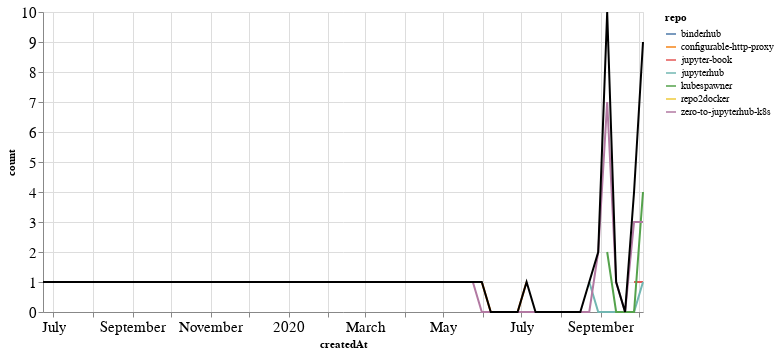

Notebook code for this chart:
### Markdown cell above
## PRs

### Code cell
prs_time = prs.groupby('repo').resample('W', on='createdAt').count()['author'].reset_index()
prs_time = prs_time.rename(columns={'author': 'count'})
prs_time_total = prs_time.groupby('createdAt').agg({"count": "sum"}).reset_index()

ch1 = alt.Chart(prs_time, width=600).mark_line().encode(
    x='createdAt',
    y='count',
    color='repo',
    tooltip="repo"
)

ch2 = alt.Chart(prs_time_total, width=600).mark_line(color="black").encode(
    x='createdAt',
    y='count',
)

ch1 + ch2

### Figure 1 — Vega-Lite specification as saved in the notebook (floating-point values rounded to 4 significant figures)
{"config": {"axisLeft": {"labelFontSize": 15}, "axisBottom": {"labelFontSize": 15}}, "layer": [{"data": {"name": "data-81da960ca20cc3ce1ededde0a09e458a"}, "mark": "line", "encoding": {"color": {"type": "nominal", "field": "repo"}, "tooltip": {"type": "nominal", "field": "repo"}, "x": {"type": "temporal", "field": "createdAt"}, "y": {"type": "quantitative", "field": "count"}}, "width": 600}, {"data": {"name": "data-358fb24823d5ca37bdc56bcbfbec36f4"}, "mark": {"type": "line", "color": "black"}, "encoding": {"x": {"type": "temporal", "field": "createdAt"}, "y": {"type": "quantitative", "field": "count"}}, "width": 600}], "$schema": "https://vega.github.io/schema/vega-lite/v4.8.1.json", "datasets": {"data-81da960ca20cc3ce1ededde0a09e458a": [{"repo": "binderhub", "createdAt": "2020-09-06T00:00:00", "count": 1}, {"repo": "configurable-http-proxy", "createdAt": "2020-05-31T00:00:00", "count": 1}, {"repo": "configurable-http-proxy", "createdAt": "2020-06-07T00:00:00", "count": 0}, {"repo": "configurable-http-proxy", "createdAt": "2020-06-14T00:00:00", "count": 0}, {"repo": "configurable-http-proxy", "createdAt": "2020-06-21T00:00:00", "count": 0}, {"repo": "configurable-http-proxy", "createdAt": "2020-06-28T00:00:00", "count": 0}, {"repo": "configurable-http-proxy", "createdAt": "2020-07-05T00:00:00", "count": 1}, {"repo": "jupyter-book", "createdAt": "2020-09-27T00:00:00", "count": 1}, {"repo": "jupyter-book", "createdAt": "2020-10-04T00:00:00", "count": 1}, {"repo": "jupyterhub", "createdAt": "2020-08-23T00:00:00", "count": 1}, {"repo": "jupyterhub", "createdAt": "2020-08-30T00:00:00", "count": 0}, {"repo": "jupyterhub", "createdAt": "2020-09-06T00:00:00", "count": 0}, {"repo": "jupyterhub", "createdAt": "2020-09-13T00:00:00", "count": 0}, {"repo": "jupyterhub", "createdAt": "2020-09-20T00:00:00", "count": 0}, {"repo": "jupyterhub", "createdAt": "2020-09-27T00:00:00", "count": 0}, {"repo": "jupyterhub", "createdAt": "2020-10-04T00:00:00", "count": 1}, {"repo": "kubespawner", "createdAt": "2020-09-06T00:00:00", "count": 2}, {"repo": "kubespawner", "createdAt": "2020-09-13T00:00:00", "count": 0}, {"repo": "kubespawner", "createdAt": "2020-09-20T00:00:00", "count": 0}, {"repo": "kubespawner", "createdAt": "2020-09-27T00:00:00", "count": 0}, {"repo": "kubespawner", "createdAt": "2020-10-04T00:00:00", "count": 4}, {"repo": "repo2docker", "createdAt": "2019-06-23T00:00:00", "count": 1}, {"repo": "zero-to-jupyterhub-k8s", "createdAt": "2020-05-24T00:00:00", "count": 1}, {"repo": "zero-to-jupyterhub-k8s", "createdAt": "2020-05-31T00:00:00", "count": 0}, {"repo": "zero-to-jupyterhub-k8s", "createdAt": "2020-06-07T00:00:00", "count": 0}, {"repo": "zero-to-jupyterhub-k8s", "createdAt": "2020-06-14T00:00:00", "count": 0}, {"repo": "zero-to-jupyterhub-k8s", "createdAt": "2020-06-21T00:00:00", "count": 0}, {"repo": "zero-to-jupyterhub-k8s", "createdAt": "2020-06-28T00:00:00", "count": 0}, {"repo": "zero-to-jupyterhub-k8s", "createdAt": "2020-07-05T00:00:00", "count": 0}, {"repo": "zero-to-jupyterhub-k8s", "createdAt": "2020-07-12T00:00:00", "count": 0}, {"repo": "zero-to-jupyterhub-k8s", "createdAt": "2020-07-19T00:00:00", "count": 0}, {"repo": "zero-to-jupyterhub-k8s", "createdAt": "2020-07-26T00:00:00", "count": 0}, {"repo": "zero-to-jupyterhub-k8s", "createdAt": "2020-08-02T00:00:00", "count": 0}, {"repo": "zero-to-jupyterhub-k8s", "createdAt": "2020-08-09T00:00:00", "count": 0}, {"repo": "zero-to-jupyterhub-k8s", "createdAt": "2020-08-16T00:00:00", "count": 0}, {"repo": "zero-to-jupyterhub-k8s", "createdAt": "2020-08-23T00:00:00", "count": 0}, {"repo": "zero-to-jupyterhub-k8s", "createdAt": "2020-08-30T00:00:00", "count": 2}, {"repo": "zero-to-jupyterhub-k8s", "createdAt": "2020-09-06T00:00:00", "count": 7}, {"repo": "zero-to-jupyterhub-k8s", "createdAt": "2020-09-13T00:00:00", "count": 1}, {"repo": "zero-to-jupyterhub-k8s", "createdAt": "2020-09-20T00:00:00", "count": 0}, {"repo": "zero-to-jupyterhub-k8s", "createdAt": "2020-09-27T00:00:00", "count": 3}, {"repo": "zero-to-jupyterhub-k8s", "createdAt": "2020-10-04T00:00:00", "count": 3}], "data-358fb24823d5ca37bdc56bcbfbec36f4": [{"createdAt": "2019-06-23T00:00:00", "count": 1}, {"createdAt": "2020-05-24T00:00:00", "count": 1}, {"createdAt": "2020-05-31T00:00:00", "count": 1}, {"createdAt": "2020-06-07T00:00:00", "count": 0}, {"createdAt": "2020-06-14T00:00:00", "count": 0}, {"createdAt": "2020-06-21T00:00:00", "count": 0}, {"createdAt": "2020-06-28T00:00:00", "count": 0}, {"createdAt": "2020-07-05T00:00:00", "count": 1}, {"createdAt": "2020-07-12T00:00:00", "count": 0}, {"createdAt": "2020-07-19T00:00:00", "count": 0}, {"createdAt": "2020-07-26T00:00:00", "count": 0}, {"createdAt": "2020-08-02T00:00:00", "count": 0}, {"createdAt": "2020-08-09T00:00:00", "count": 0}, {"createdAt": "2020-08-16T00:00:00", "count": 0}, {"createdAt": "2020-08-23T00:00:00", "count": 1}, {"createdAt": "2020-08-30T00:00:00", "count": 2}, {"createdAt": "2020-09-06T00:00:00", "count": 10}, {"createdAt": "2020-09-13T00:00:00", "count": 1}, {"createdAt": "2020-09-20T00:00:00", "count": 0}, {"createdAt": "2020-09-27T00:00:00", "count": 4}, {"createdAt": "2020-10-04T00:00:00", "count": 9}]}}
